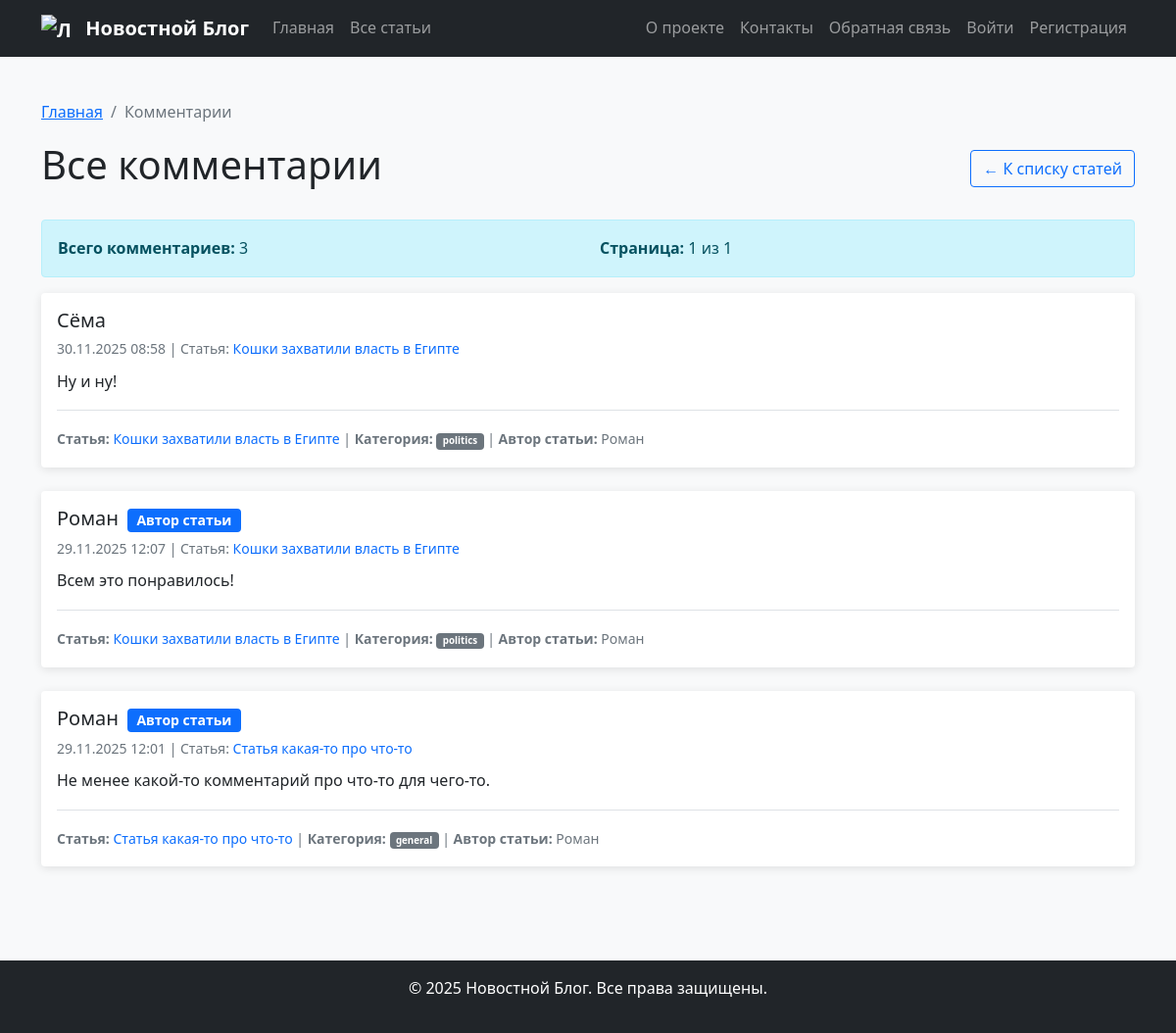
The page /comments on the database its author committed.
### models.py (models this page shows, shortened)
class Comment(db.Model):
    id = db.Column(db.Integer, primary_key=True)
    text = db.Column(db.Text, nullable=False)
    date = db.Column(db.DateTime, default=datetime.utcnow)
    author_name = db.Column(db.String(100), nullable=False)
    article_id = db.Column(db.Integer, db.ForeignKey('article.id'), nullable=False)
    user_id = db.Column(db.Integer, db.ForeignKey('user.id'), nullable=True)

class Article(db.Model):
    id = db.Column(db.Integer, primary_key=True)
    title = db.Column(db.String(200), nullable=False)
    text = db.Column(db.Text, nullable=False)
    category = db.Column(db.String(50), default='general')
    created_date = db.Column(db.DateTime, default=datetime.utcnow)
    user_id = db.Column(db.Integer, db.ForeignKey('user.id'), nullable=False)
    comments = db.relationship('Comment', backref='article', lazy=True, cascade='all, delete-orphan', order_by='Comment.date.desc()')

class User(UserMixin, db.Model):
    id = db.Column(db.Integer, primary_key=True)
    name = db.Column(db.String(100), nullable=False)
    email = db.Column(db.String(100), unique=True, nullable=False)
    hashed_password = db.Column(db.String(200), nullable=False)
    created_date = db.Column(db.DateTime, default=datetime.utcnow)
    articles = db.relationship('Article', backref='author', lazy=True)
    comments = db.relationship('Comment', backref='author', lazy=True)

### app.py (the view)
@app.route('/comments')
def all_comments():
    article_id = request.args.get('article_id')
    page = request.args.get('page', 1, type=int)
    per_page = 20  # Количество комментариев на странице
    if article_id:
        query = Comment.query.filter_by(article_id=article_id)
        article = Article.query.get(article_id)
        title = f"Комментарии к статье: {article.title}" if article else "Комментарии"
    else:
        query = Comment.query
        title = "Все комментарии"
        article = None
    comments = query.order_by(Comment.date.desc()).paginate(
        page=page, per_page=per_page, error_out=False
    )
    return render_template('all_comments.html',
                         comments=comments,
                         title=title,
                         article=article)

### app.py (called while the page is built)
@app.context_processor
def inject_current_date():
    return {'current_date': date.today()}

### templates/all_comments.html (shortened to what this page needs)
{% extends "base.html" %}
{% block content %}
<div class="row">
    <div class="col-12">
        <nav aria-label="breadcrumb">
            <ol class="breadcrumb">
                <li class="breadcrumb-item"><a href="{{ url_for('index') }}">Главная</a></li>
                <li class="breadcrumb-item active">Комментарии</li>
            </ol>
        </nav>
        <div class="d-flex justify-content-between align-items-center mb-4">
            <h1>{{ title }}</h1>
            {% if article %}
            <a href="{{ url_for('news_article', id=article.id) }}" class="btn btn-outline-primary">
                ← Вернуться к статье
            </a>
            {% else %}
            <a href="{{ url_for('articles') }}" class="btn btn-outline-primary">
                ← К списку статей
            </a>
            {% endif %}
        </div>
        <div class="alert alert-info">
            <div class="row">
                <div class="col-md-6">
                    <strong>Всего комментариев:</strong> {{ comments.total }}
                </div>
                <div class="col-md-6">
                    <strong>Страница:</strong> {{ comments.page }} из {{ comments.pages }}
                </div>
            </div>
        </div>
        {% if comments.items %}
            {% for comment in comments.items %}
            <div class="card mb-4">
                <div class="card-body">
                    <div class="d-flex justify-content-between align-items-start mb-2">
                        <div>
                            <h5 class="card-title mb-1">
                                {{ comment.author_name }}
                                {% if comment.user_id and comment.article and comment.user_id == comment.article.user_id %}
                                <span class="badge bg-primary ms-1">Автор статьи</span>
                                {% endif %}
                            </h5>
                            <small class="text-muted">
                                {{ comment.date.strftime('%d.%m.%Y %H:%M') }}
                                {% if comment.article %}
                                | Статья:
                                <a href="{{ url_for('news_article', id=comment.article.id) }}" class="text-decoration-none">
                                    {{ comment.article.title }}
                                </a>
                                {% endif %}
                            </small>
                        </div>
                    </div>
                    <p class="card-text">{{ comment.text }}</p>
                    {% if comment.article %}
                    <div class="mt-3 pt-3 border-top">
                        <small class="text-muted">
                            <strong>Статья:</strong>
                            <a href="{{ url_for('news_article', id=comment.article.id) }}" class="text-decoration-none">
                                {{ comment.article.title }}
                            </a>
                            | <strong>Категория:</strong>
                            <span class="badge bg-secondary">{{ comment.article.category }}</span>
                            | <strong>Автор статьи:</strong> {{ comment.article.author.name }}
                        </small>
                    </div>
                    {% endif %}
                </div>
            </div>
            {% endfor %}
        {% endif %}
    </div>
</div>
{% endblock %}

### static/css/style.css (style rules this page uses)
body { font-family: 'Segoe UI', Tahoma, Geneva, Verdana, sans-serif; line-height: 1.6; background-color: #f8f9fa; display: flex; flex-direction: column; min-height: 100vh; }
.card { border: none; box-shadow: 0 2px 10px rgba(0,0,0,0.1); transition: transform 0.2s ease-in-out; }
.badge { font-size: 0.7em; }
.breadcrumb { background-color: transparent; padding: 0; }
body { font-family: 'Segoe UI', Tahoma, Geneva, Verdana, sans-serif; line-height: 1.6; background-color: #f8f9fa; display: flex; flex-direction: column; min-height: 100vh; margin: 0; padding: 0; }

### rows shown on the page
Comment: author_name "Сёма", date "30.11.2025 08:58", article "Кошки захватили власть в Египте", text "Ну и ну!", article.category "politics", article.author.name "Роман"
Comment: author_name "Роман", shows "Автор статьи", date "29.11.2025 12:07", article "Кошки захватили власть в Египте", text "Всем это понравилось!", article.category "politics", article.author.name "Роман"
Comment: author_name "Роман", shows "Автор статьи", date "29.11.2025 12:01", article "Статья какая-то про что-то", text "Не менее какой-то комментарий про что-то для чего-то.", article.category "general", article.author.name "Роман"

### other values the page prints
{{ title }} "Все комментарии"
{{ comments.total }} "3"
{{ comments.page }} "1"
{{ comments.pages }} "1"
